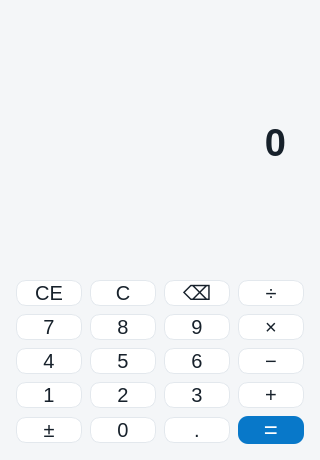
<?xml version="1.0" encoding="UTF-8"?>
<ui version="4.0">
 <class>CalculatorWindow</class>
 <widget class="QMainWindow" name="CalculatorWindow">
  <property name="windowTitle"><string>计算器</string></property>
  <property name="minimumSize"><size><width>320</width><height>460</height></size></property>
  <property name="maximumSize"><size><width>420</width><height>620</height></size></property>
  <property name="styleSheet">
   <string notr="true">QMainWindow { background: #f4f6f8; }
QLabel#displayLabel { color: #17212b; background: transparent; padding: 10px 8px; }
QPushButton { background: #ffffff; color: #17212b; border: 1px solid #e3e8ed; border-radius: 10px; font-size: 20px; }
QPushButton:hover { background: #edf4fa; }
QPushButton:pressed { background: #dceaf5; }
QPushButton[role="operator"] { color: #0878c9; background: #e9f4fc; font-size: 23px; }
QPushButton[role="utility"] { color: #536273; background: #e9edf1; font-size: 16px; }
QPushButton#equalsButton { color: white; background: #0878c9; border: none; font-size: 24px; }
QPushButton#equalsButton:hover { background: #0669b1; }
QPushButton#equalsButton:pressed { background: #055a99; }</string>
  </property>
  <widget class="QWidget" name="centralwidget">
   <layout class="QVBoxLayout" name="verticalLayout">
    <property name="leftMargin"><number>16</number></property>
    <property name="topMargin"><number>18</number></property>
    <property name="rightMargin"><number>16</number></property>
    <property name="bottomMargin"><number>16</number></property>
    <property name="spacing"><number>12</number></property>
    <item>
     <widget class="QLabel" name="displayLabel">
      <property name="minimumSize"><size><width>0</width><height>104</height></size></property>
      <property name="text"><string>0</string></property>
      <property name="alignment"><set>Qt::AlignRight|Qt::AlignVCenter</set></property>
      <property name="wordWrap"><bool>false</bool></property>
      <property name="textInteractionFlags"><set>Qt::NoTextInteraction</set></property>
      <property name="styleSheet"><string notr="true">font-size: 38px; font-weight: 500;</string></property>
     </widget>
    </item>
    <item>
     <layout class="QGridLayout" name="buttonGrid">
      <property name="spacing"><number>8</number></property>
      <item row="0" column="0"><widget class="QPushButton" name="clearEntryButton"><property name="text"><string>CE</string></property><property name="role" stdset="0"><string>utility</string></property></widget></item>
      <item row="0" column="1"><widget class="QPushButton" name="clearButton"><property name="text"><string>C</string></property><property name="role" stdset="0"><string>utility</string></property></widget></item>
      <item row="0" column="2"><widget class="QPushButton" name="backspaceButton"><property name="text"><string>⌫</string></property><property name="role" stdset="0"><string>utility</string></property></widget></item>
      <item row="0" column="3"><widget class="QPushButton" name="divideButton"><property name="text"><string>÷</string></property><property name="role" stdset="0"><string>operator</string></property></widget></item>
      <item row="1" column="0"><widget class="QPushButton" name="digit7Button"><property name="text"><string>7</string></property></widget></item>
      <item row="1" column="1"><widget class="QPushButton" name="digit8Button"><property name="text"><string>8</string></property></widget></item>
      <item row="1" column="2"><widget class="QPushButton" name="digit9Button"><property name="text"><string>9</string></property></widget></item>
      <item row="1" column="3"><widget class="QPushButton" name="multiplyButton"><property name="text"><string>×</string></property><property name="role" stdset="0"><string>operator</string></property></widget></item>
      <item row="2" column="0"><widget class="QPushButton" name="digit4Button"><property name="text"><string>4</string></property></widget></item>
      <item row="2" column="1"><widget class="QPushButton" name="digit5Button"><property name="text"><string>5</string></property></widget></item>
      <item row="2" column="2"><widget class="QPushButton" name="digit6Button"><property name="text"><string>6</string></property></widget></item>
      <item row="2" column="3"><widget class="QPushButton" name="subtractButton"><property name="text"><string>−</string></property><property name="role" stdset="0"><string>operator</string></property></widget></item>
      <item row="3" column="0"><widget class="QPushButton" name="digit1Button"><property name="text"><string>1</string></property></widget></item>
      <item row="3" column="1"><widget class="QPushButton" name="digit2Button"><property name="text"><string>2</string></property></widget></item>
      <item row="3" column="2"><widget class="QPushButton" name="digit3Button"><property name="text"><string>3</string></property></widget></item>
      <item row="3" column="3"><widget class="QPushButton" name="addButton"><property name="text"><string>+</string></property><property name="role" stdset="0"><string>operator</string></property></widget></item>
      <item row="4" column="0"><widget class="QPushButton" name="signButton"><property name="text"><string>±</string></property><property name="role" stdset="0"><string>utility</string></property></widget></item>
      <item row="4" column="1"><widget class="QPushButton" name="digit0Button"><property name="text"><string>0</string></property></widget></item>
      <item row="4" column="2"><widget class="QPushButton" name="decimalButton"><property name="text"><string>.</string></property></widget></item>
      <item row="4" column="3"><widget class="QPushButton" name="equalsButton"><property name="text"><string>=</string></property></widget></item>
     </layout>
    </item>
   </layout>
  </widget>
 </widget>
 <resources/>
 <connections/>
</ui>
